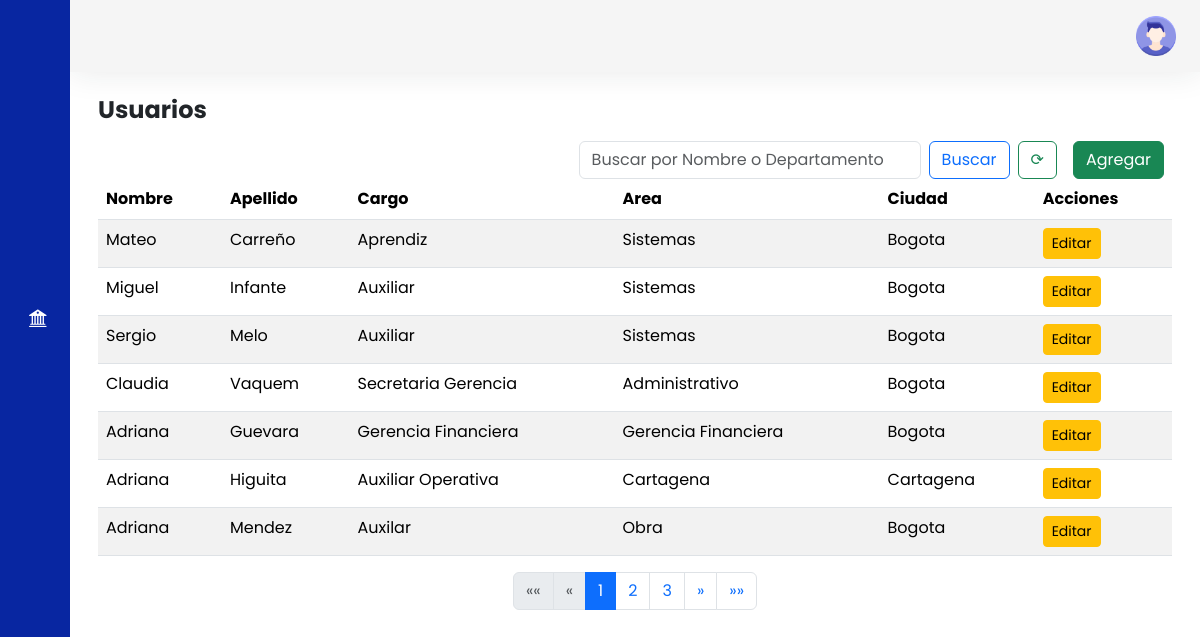
The page /list.php (signed in) on the database its author committed.
### tables this page shows
CREATE TABLE `usuarios` (
  `ID_usuario` int(5) NOT NULL,
  `nombre` varchar(15) DEFAULT NULL,
  `apellido` varchar(15) DEFAULT NULL,
  `cargo` varchar(30) DEFAULT NULL,
  `departamento` varchar(30) DEFAULT NULL,
  `ciudad` varchar(30) DEFAULT NULL
);

### list.php (the view, shortened to what this page needs)
<!DOCTYPE html>
<html lang="es">
<head>
    <link href="https://cdn.lineicons.com/4.0/lineicons.css" rel="stylesheet" />
    <link href="https://cdn.jsdelivr.net/npm/bootstrap-icons/font/bootstrap-icons.css" rel="stylesheet">
    <link href="https://cdn.jsdelivr.net/npm/bootstrap@5.3.2/dist/css/bootstrap.min.css" rel="stylesheet"
>
    <link rel="stylesheet" href="style.css">
</head>
<body>
    <div class="wrapper">
        <aside id="sidebar">
            <div class="d-flex">
                <button class="toggle-btn" type="button">
                </button>
            </div>
            <ul class="sidebar-nav">
                <li class="sidebar-item">
                    <a href="list.php" class="sidebar-link">
                    </a>
                </li>
                <li class="sidebar-item">
                    <a href="list_eq.php" class="sidebar-link">
                    </a>
                </li>
                <li class="sidebar-item">
                    <a href="#" class="sidebar-link collapsed has-dropdown" data-bs-toggle="collapse"
                        data-bs-target="#auth" aria-expanded="false" aria-controls="auth">
                    </a>
                </li>
                <li class="sidebar-item">
                    <a href="mantenimiento.php" class="sidebar-link">
                    </a>
                </li>
                <li class="sidebar-item">
                    <a href="list_pcpt.php" class="sidebar-link">
                    </a>
                </li>
                <li class="sidebar-item">
                    <a href="bajas_poliza.php" class="sidebar-link">
                    <i class="bi bi-bank2"></i>
                    </a>
                </li>
                <li class="sidebar-item">
                    <a href="#" class="sidebar-link collapsed has-dropdown" data-bs-toggle="collapse"
                        data-bs-target="#impresoras" aria-expanded="false" aria-controls="impresoras">
                    </a>
                </li>
        </aside>
        <div class="main">
            <nav class="navbar navbar-expand px-4 py-3">
                <div class="navbar-collapse collapse">
                    <ul class="navbar-nav ms-auto">
                        <li class="nav-item dropdown">
                            <a href="#" data-bs-toggle="dropdown" class="nav-icon pe-md-0">
                                <img src="account.png" class="avatar img-fluid" alt="">
                            </a>
                        </li>
                    </ul>
                </div>
            </nav>
            <main class="content px-3 py-4">
                <div class="container-fluid">
                    <div class="mb-3">
                        <h3 class="fw-bold fs-4 mb-3">Usuarios</h3>
                        <div class="d-grid gap-2 d-md-flex justify-content-md-end">
                            <form class="d-flex" role="search" method="get" action="list.php">
                                <input class="form-control me-2" type="search"
                                    placeholder="Buscar por Nombre o Departamento" aria-label="Search" name="search"
                                    value="<?php echo isset($_GET['search']) ? htmlspecialchars($_GET['search']) : ''; ?>">
                                <button class="btn btn-outline-primary" type="submit">Buscar</button>
                            </form>
                            <a href="list.php" class="btn btn-outline-success me-md-2">
                                ⟳
                            </a>
                            <a href="agregar_usuario.php" class="btn btn-success me-md-2">Agregar</a>
                        </div>
                        <div class="row">
                            <div class="col-12">
                                <table class="table table-striped">
                                    <thead>
                                        <tr class="highlight">
                                            <th scope="col">Nombre</th>
                                            <th scope="col">Apellido</th>
                                            <th scope="col">Cargo</th>
                                            <th scope="col">Area</th>
                                            <th scope="col">Ciudad</th>
                                            <th scope="col">Acciones</th>
                                        </tr>
                                    </thead>
                                    <tbody>
                                        <?php
                                        $servername = "localhost";
                                        $username = "root";
                                        $password = "";
                                        $dbname = "jp";
                                        $conn = new mysqli($servername, $username, $password, $dbname);
                                        $results_per_page = 7;
                                        if (isset($_GET['page']) && is_numeric($_GET['page'])) {
                                            $page = $_GET['page'];
                                        } else {
                                            $page = 1;
                                        }
                                        $start_from = ($page - 1) * $results_per_page;
                                        $search = isset($_GET['search']) ? $_GET['search'] : '';
                                        $sql = "SELECT ID_usuario, nombre, apellido, cargo, departamento, ciudad FROM usuarios WHERE nombre LIKE ? OR departamento LIKE ? LIMIT $start_from, $results_per_page";
                                        $stmt = $conn->prepare($sql);
                                        $search_term = "%" . $search . "%";
                                        $stmt->bind_param("ss", $search_term, $search_term);
                                        $stmt->execute();
                                        $result = $stmt->get_result();
                                        if ($result->num_rows > 0) {
                                            while ($row = $result->fetch_assoc()) {
                                                echo "<tr>";
                                                echo "<td>" . htmlspecialchars($row['nombre']) . "</td>";
                                                echo "<td>" . htmlspecialchars($row['apellido']) . "</td>";
                                                echo "<td>" . htmlspecialchars($row['cargo']) . "</td>";
                                                echo "<td>" . htmlspecialchars($row['departamento']) . "</td>";
                                                echo "<td>" . htmlspecialchars($row['ciudad']) . "</td>";
                                                echo "<td>
                                                <button class='btn btn-warning btn-sm edit-btn' data-id='" . $row['ID_usuario'] . "' data-bs-toggle='modal' data-bs-target='#editModal'>
                                                <i class='lni lni-pencil'></i> Editar
                                                </button>
                                                </td>";
                                                echo "</tr>";
                                            }
                                        } else {
                                            echo "<tr><td colspan='5' class='text-center'>No hay usuarios registrados</td></tr>";
                                        }
                                        $sql = "SELECT COUNT(*) AS total FROM usuarios WHERE nombre LIKE ? OR departamento LIKE ?";
                                        $stmt = $conn->prepare($sql);
                                        $stmt->bind_param("ss", $search_term, $search_term);
                                        $stmt->execute();
                                        $result = $stmt->get_result();
                                        $row = $result->fetch_assoc();
                                        $total_results = $row['total'];
                                        $total_pages = ceil($total_results / $results_per_page);
                                        ?>
                                    </tbody>
                                </table>
                                <nav aria-label="Page navigation example">
                                    <ul class="pagination justify-content-center">
                                        <li class="page-item <?php if ($page <= 1)
                                            echo 'disabled'; ?>">
                                            <a class="page-link" href="?page=1&search=<?php echo urlencode($search); ?>"
                                                aria-label="First">
                                                <span aria-hidden="true">&laquo;&laquo;</span>
                                            </a>
                                        </li>
                                        <li class="page-item <?php if ($page <= 1)
                                            echo 'disabled'; ?>">
                                            <a class="page-link"
                                                href="?page=<?php echo $page - 1; ?>&search=<?php echo urlencode($search); ?>"
                                                aria-label="Previous">
                                                <span aria-hidden="true">&laquo;</span>
                                            </a>
                                        </li>
                                        <?php
                                        $range = 2;
                                        $start = max(1, $page - $range);
                                        $end = min($total_pages, $page + $range);
                                        for ($i = $start; $i <= $end; $i++) {
                                            echo "<li class='page-item " . ($i == $page ? 'active' : '') . "'>
                                            <a class='page-link' href='?page=$i&search=" . urlencode($search) . "'>$i</a>
                                            </li>";
                                        }
                                        ?>
                                        <li class="page-item <?php if ($page >= $total_pages)
                                            echo 'disabled'; ?>">
                                            <a class="page-link"
                                                href="?page=<?php echo $page + 1; ?>&search=<?php echo urlencode($search); ?>"
                                                aria-label="Next">
                                                <span aria-hidden="true">&raquo;</span>
                                            </a>
                                        </li>
                                        <li class="page-item <?php if ($page >= $total_pages)
                                            echo 'disabled'; ?>">
                                            <a class="page-link"
                                                href="?page=<?php echo $total_pages; ?>&search=<?php echo urlencode($search); ?>"
                                                aria-label="Last">
                                                <span aria-hidden="true">&raquo;&raquo;</span>
                                            </a>
                                        </li>
                                    </ul>
                                </nav>
                            </div>
                        </div>
                    </div>
                </div>
            </main>
        </div>
    </div>
</body>
</html>

### style.css (style rules this page uses)
a { text-decoration: none; }
li { list-style: none; }
body { font-family: 'Poppins', sans-serif; }
.wrapper { display: flex; }
.main { display: flex; flex-direction: column; min-height: 100vh; width: 100%; overflow: inherit; transition: all 0.35s ease-in-out; background-color: #fff; min-width: 0; }
#sidebar { width: 70px; min-width: 70px; z-index: 1000; transition: all .25s ease-in-out; background-color: #0826a1; display: flex; flex-direction: column; }
.toggle-btn { background-color: transparent; cursor: pointer; border: 0; padding: 1rem 1.5rem; }
.sidebar-nav { padding: 2rem 0; flex: 1 1 auto; }
a.sidebar-link { padding: .625rem 1.625rem; color: #FFF; display: block; font-size: 0.9rem; white-space: nowrap; border-left: 3px solid transparent; }
.sidebar-link i, .dropdown-item i { font-size: 1.1rem; margin-right: .75rem; }
.sidebar-item { position: relative; }
.navbar { background-color: #f5f5f5; box-shadow: 0 0 2rem 0 rgba(33, 37, 41, .1); }
.navbar-expand .navbar-collapse { min-width: 200px; }
.avatar { height: 40px; width: 40px; }

### rows shown on the page
usuarios: nombre "Mateo", apellido "Carreño", cargo "Aprendiz", departamento "Sistemas", ciudad "Bogota"
usuarios: nombre "Miguel", apellido "Infante", cargo "Auxiliar", departamento "Sistemas", ciudad "Bogota"
usuarios: nombre "Sergio", apellido "Melo", cargo "Auxiliar", departamento "Sistemas", ciudad "Bogota"
usuarios: nombre "Claudia", apellido "Vaquem", cargo "Secretaria Gerencia", departamento "Administrativo", ciudad "Bogota"
usuarios: nombre "Adriana", apellido "Guevara", cargo "Gerencia Financiera", departamento "Gerencia Financiera", ciudad "Bogota"
usuarios: nombre "Adriana", apellido "Higuita", cargo "Auxiliar Operativa", departamento "Cartagena", ciudad "Cartagena"
usuarios: nombre "Adriana", apellido "Mendez", cargo "Auxilar", departamento "Obra", ciudad "Bogota"
